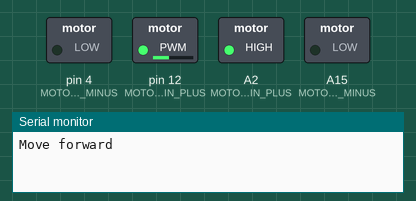
This sketch was run on a simulated Arduino Mega 2560, built with avr-gcc and run on an emulated ATmega2560. Shown: switched loads named in the sketch (green lamp = pin HIGH), the last lines printed to the serial monitor.

Above: at 0.05 s.
At 10.05 s:
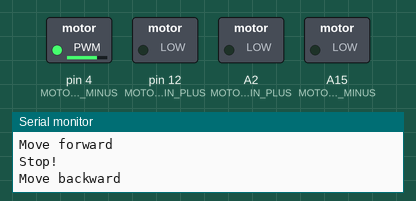
At 19.95 s:
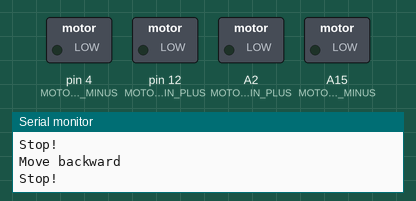
Timing chart, 0 to 26.0 s (numbered marks = the images above):
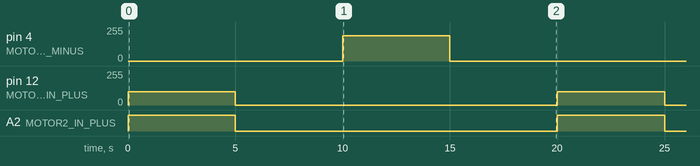

Measured:
- by itself, pin 4 (MOTOR2_IN_MINUS): alternates 190/255 for 5.0 s and 0/255 for 15.0 s
- by itself, pin 12 (MOTOR1_IN_PLUS): alternates 100/255 for 5.0 s and 0/255 for 15.0 s
- by itself, A2 (MOTOR2_IN_PLUS): alternates HIGH for 5.0 s and LOW for 15.0 s

The sketch:

lab4_motors.ino
```cpp
// Task 7 - running the car on the ground
// This test program tests the car's ability to move forward, backward, turn left, and right

// Motor 1 (right, front view) pins
#define MOTOR1_IN_PLUS 12
#define MOTOR1_IN_MINUS A15


// Motor 2 (left) pins
#define MOTOR2_IN_PLUS A2
#define MOTOR2_IN_MINUS 4


int pwm_speed = 100; // PWM value 0-255

void setup() {
  Serial.begin(115200);
  // Set as output (from Artemis, input to motor controller)
  pinMode(MOTOR1_IN_PLUS, OUTPUT);
  pinMode(MOTOR1_IN_MINUS, OUTPUT);
  pinMode(MOTOR2_IN_PLUS, OUTPUT);
  pinMode(MOTOR2_IN_MINUS, OUTPUT);
}

void loop() {
  // move forward for 5 seconds
  Serial.println("Move forward");
  forward(pwm_speed);
  delay(5000);

  // stop for 5 second
  Serial.println("Stop!");
  stop();
  delay(5000);

  // move backward for 5 seconds
  Serial.println("Move backward");
  backward(pwm_speed);
  delay(5000);

  // stop for 5 second
  Serial.println("Stop!");
  stop();
  delay(5000);

}

// movement functions
void forward(int speed) {
  analogWrite(MOTOR1_IN_PLUS, speed);
  analogWrite(MOTOR1_IN_MINUS, 0);
  analogWrite(MOTOR2_IN_PLUS, speed*1.9);
  analogWrite(MOTOR2_IN_MINUS, 0);
}

void backward(int speed) {
  analogWrite(MOTOR1_IN_PLUS, 0);
  analogWrite(MOTOR1_IN_MINUS, speed);
  analogWrite(MOTOR2_IN_PLUS, 0);
  analogWrite(MOTOR2_IN_MINUS, speed*1.9);
}

// movement functions
void stop() {
  analogWrite(MOTOR1_IN_PLUS, 0);
  analogWrite(MOTOR1_IN_MINUS, 0);
  analogWrite(MOTOR2_IN_PLUS, 0);
  analogWrite(MOTOR2_IN_MINUS, 0);
}
```
